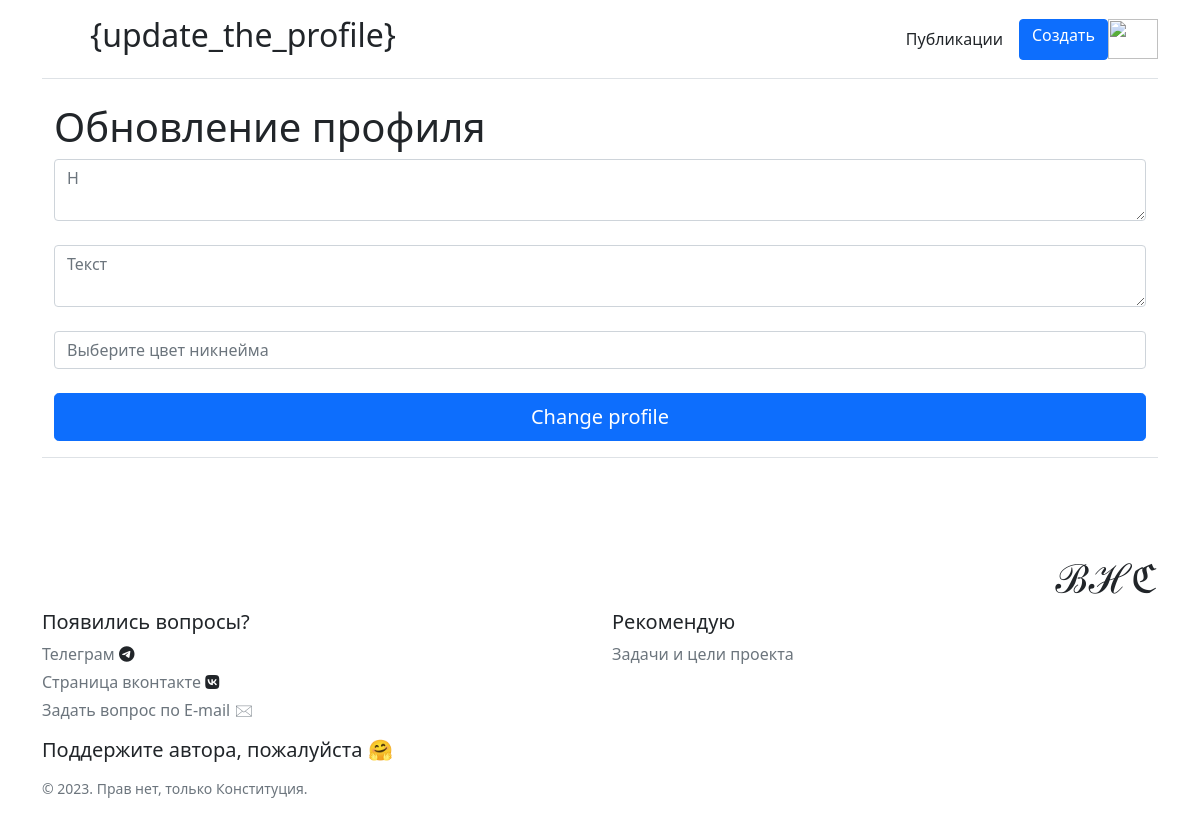
The app's page /profile/3/update (signed in), older data.
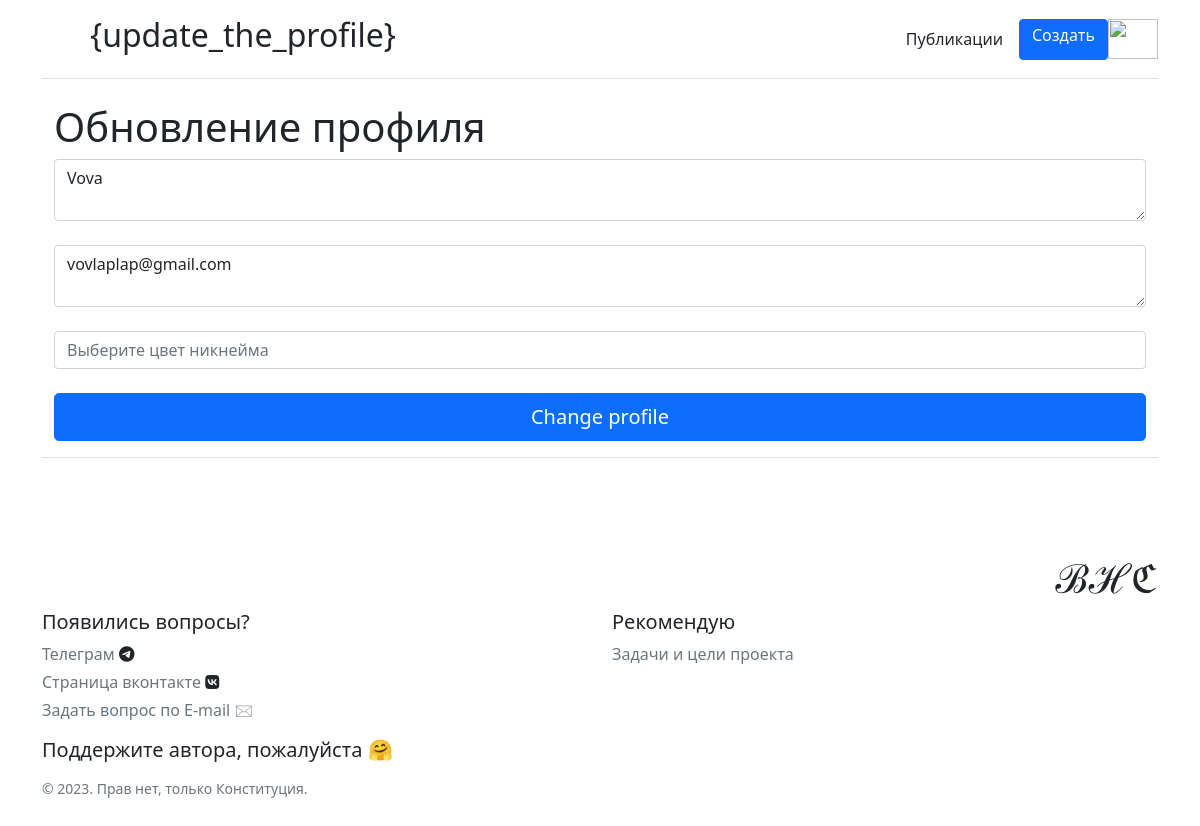
The same page, newer data.
### first_app.py (models this page shows, shortened)
class User(db.Model, UserMixin):
    __bind_key__ = 'users'
    id = db.Column(db.Integer, primary_key=True)
    email = db.Column(db.String(100), nullable=False, index=True, unique=True)
    login = db.Column(db.String(64), nullable=False, index=True, unique=True)
    password = db.Column(db.String(300), nullable=False)
    posts = db.relationship('Post', backref='author', lazy='dynamic')
    color = db.Column(db.String(7), nullable=False, default='#000000')
    image = db.Column(db.String(15), nullable=False, default='Icon1.svg')

### first_app.py (the view)
@first_app.route('/profile/<int:id>/update', methods=['POST', 'GET'])
@login_required
def prof_update(id):
    user_upd = User.query.get(id)
    if request.method == 'POST':
        user_upd.login = request.form['login']
        user_upd.email = request.form['email']
        user_upd.color = request.form['color']
        try:
            if user_upd.id == int(current_user.get_id()):
                db.session.commit()
                return redirect('/profile')
            else:
                return f'Займись делом, а не взломом :3'
        except:
            return 'При изменении произошла ошибка'
    else:
        return render_template('user_upd.html', user_upd=user_upd)

### first_app.py (called while the page is built)
@manager.user_loader
def load_user(user_id):
    return User.query.get(user_id)

@first_app.after_request
def redirect_to_signin(response):
    if response.status_code == 401:
        return redirect(url_for('login_page') + '?next=' + request.url)
    return response

### templates/user_upd.html (shortened to what this page needs)
{% extends 'base.html'%}
{% block head %}<h2 xmlns="http://www.w3.org/1999/html">&#123;update_the_profile&#125;</h2>{% endblock %}
{% block body %}
<div class="container">
    <h1>Обновление профиля</h1>
    <form method="post">
        <textarea class="form-control" name="login" id="login" placeholder="Н">{{ user_upd.login }}</textarea><br>
        <textarea class="form-control" name="email" id="email" placeholder="Текст">{{ user_upd.email }}</textarea><br>
        <input list="all" type="text" class="form-control" name="color" id="color" placeholder="Выберите цвет никнейма"><br>
        <button type="submit" class="w-100 btn btn-lg btn-primary">Change profile</button>
    </form>
</div>
{% endblock %}

Row changes from the older to the newer data that the page shows:
added User: login "Vova", email "vovlaplap@gmail.com"
